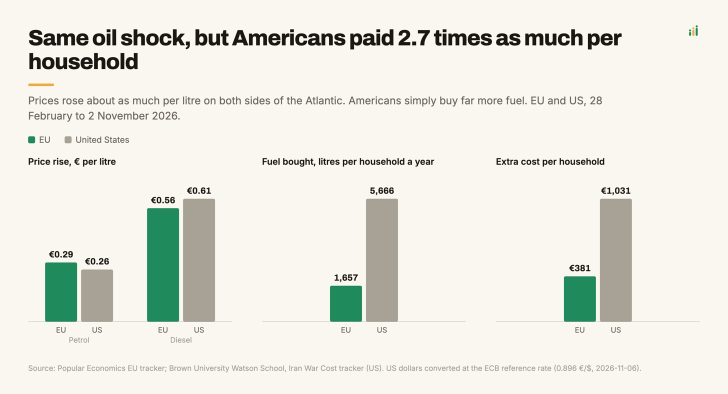
#> input picture iran-80bn/03_eu_vs_us.jpg, 1456 x 788 px (shown at 1/2 size)
$ python -i fetch_thumbs.py   (imports and definitions only)
#> lines starting #> are read from the running program, lines starting #| are printed output that depends on the picture
#> further down, picture is the input picture: PIL image 1456x788 RGB; mean R, G, B 233.1, 233.1, 224.7
#!/usr/bin/env python3
"""Download a thumbnail for every media item that has a `url` but no `thumb`.

YouTube -> the video thumbnail; Spotify -> the episode artwork (oEmbed);
anything else -> the page's og:image / twitter:image. Images are centre-cropped
to 16:9, saved as site/public/media/thumbs/<slug>.jpg, and `thumb:` is written
into the item's front matter. Items with no image keep the green outlet card.

    python3 scripts/fetch_thumbs.py            # only items without a thumb
    python3 scripts/fetch_thumbs.py --force    # refetch all
"""
import html, io, json, pathlib, re, sys, urllib.parse, urllib.request
from PIL import Image

ROOT = pathlib.Path(__file__).resolve().parent.parent
MEDIA = ROOT / "site/src/content/media"
OUT = ROOT / "site/public/media/thumbs"
UA = "Mozilla/5.0 (Macintosh; Intel Mac OS X 10_15_7) AppleWebKit/537.36 (KHTML, like Gecko) Chrome/130.0 Safari/537.36"


# [39 lines left out: functions get, image_url, to_16x9, not called in this run]


def cover(im: Image.Image) -> Image.Image:
    w, h = im.size
#> w = 1456; h = 788
    if w / h > 16 / 9:
        nw = int(h * 16 / 9); im = im.crop(((w - nw) // 2, 0, (w - nw) // 2 + nw, h))
#> after `nw = int(h * 16 / 9)`: nw = 1400
#> after `im = im.crop(((w - nw) // 2, 0, (w - nw) // 2 + nw, h))`:
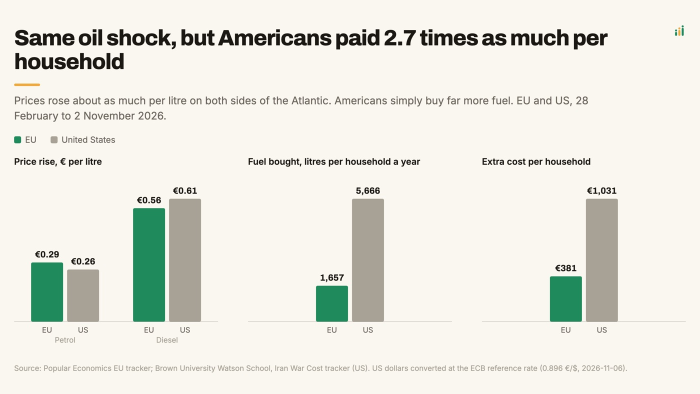
#> im: PIL image 1400x788 RGB (shown at 1/2 size); mean R, G, B 232.4, 232.5, 224.1
    else:
        nh = int(w * 9 / 16); im = im.crop((0, (h - nh) // 2, w, (h - nh) // 2 + nh))
    return im.resize((640, 360), Image.LANCZOS)
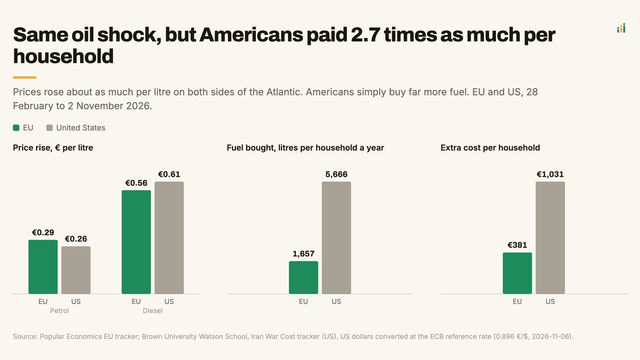
#> returned value: PIL image 640x360 RGB; mean R, G, B 232.3, 232.4, 224.1


# [20 lines left out: function main, not called in this run]


# [2 lines not run here, left out]

>>> from PIL import Image
>>> picture = Image.open('../iran-80bn/03_eu_vs_us.jpg')
>>> result = cover(picture)

$ run again, on iran-80bn/07_cost_share_gdp.jpg
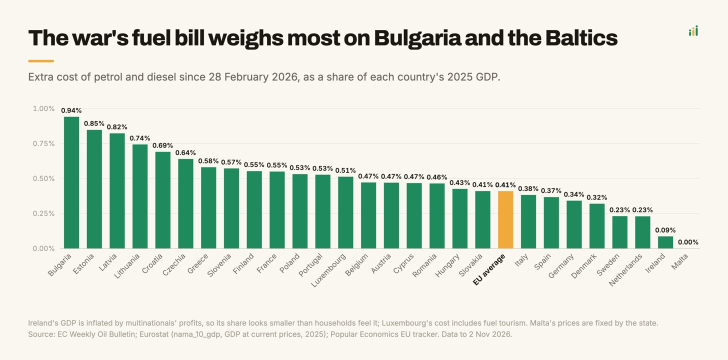
#> input picture iran-80bn/07_cost_share_gdp.jpg, 1456 x 720 px (shown at 1/2 size)
#> picture is the input picture: PIL image 1456x720 RGB; mean R, G, B 219.5, 227.9, 216.5
#> in cover, `im = im.crop(((w - nw) // 2, 0, (w - nw) // 2 + nw, h))`:
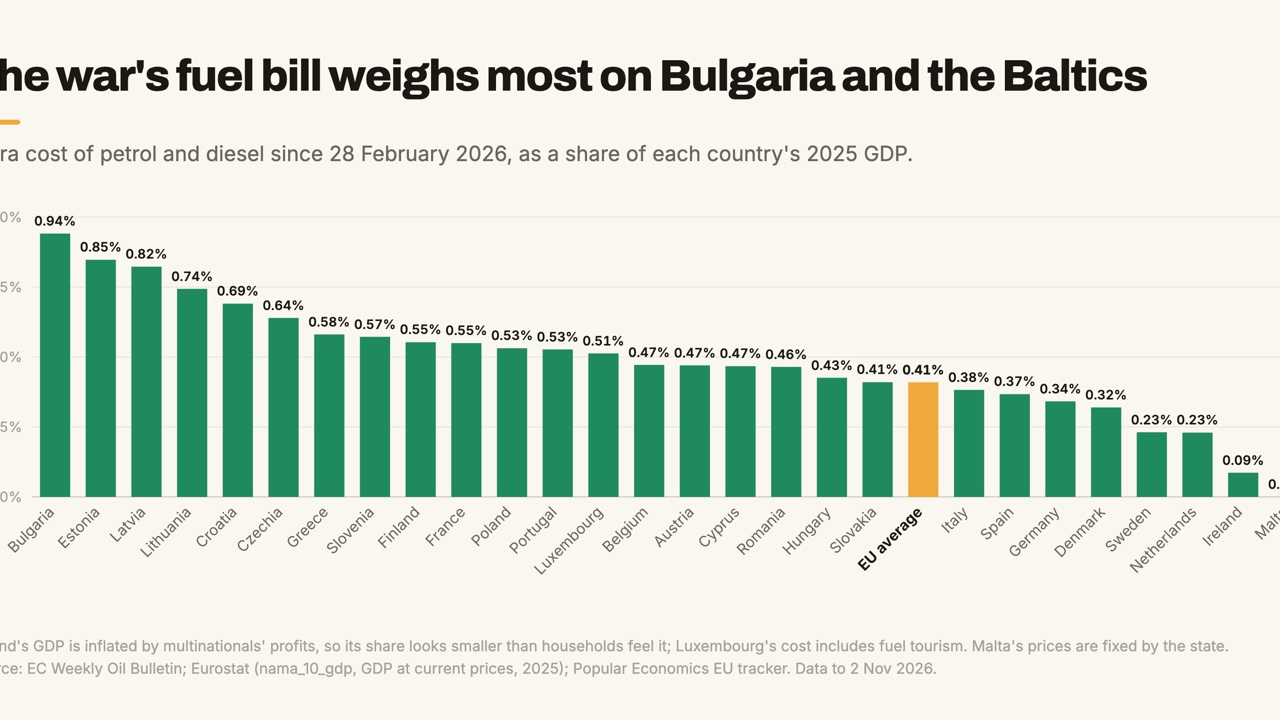
#> im: PIL image 1280x720 RGB; mean R, G, B 215.6, 225.6, 213.5
#> in cover, `return im.resize((640, 360), Image.LANCZOS)`:
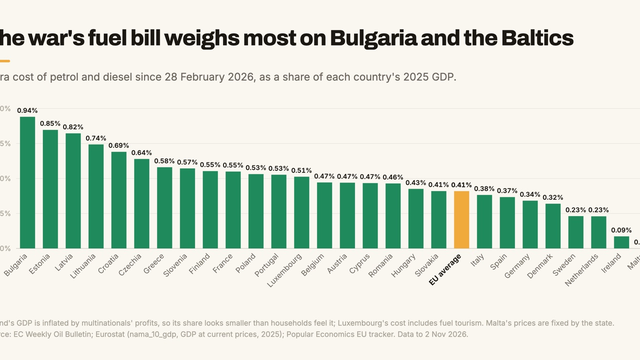
#> returned value: PIL image 640x360 RGB; mean R, G, B 215.4, 225.4, 213.5

$ run again, on iran-80bn/08_brent_timeline.jpg
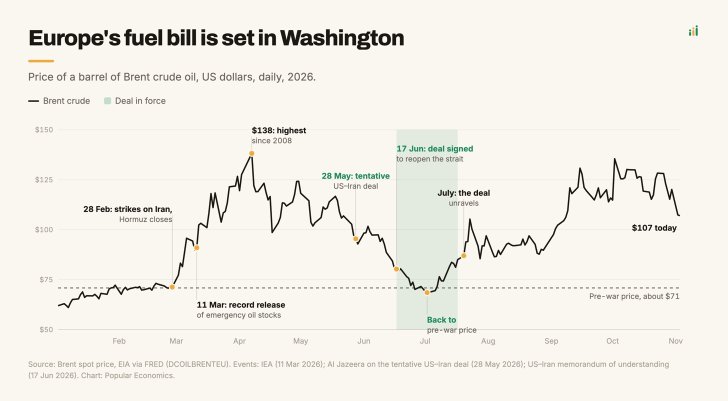
#> input picture iran-80bn/08_brent_timeline.jpg, 1456 x 802 px (shown at 1/2 size)
#> picture is the input picture: PIL image 1456x802 RGB; mean R, G, B 242.3, 239.8, 232.6
#> in cover, `im = im.crop(((w - nw) // 2, 0, (w - nw) // 2 + nw, h))`:
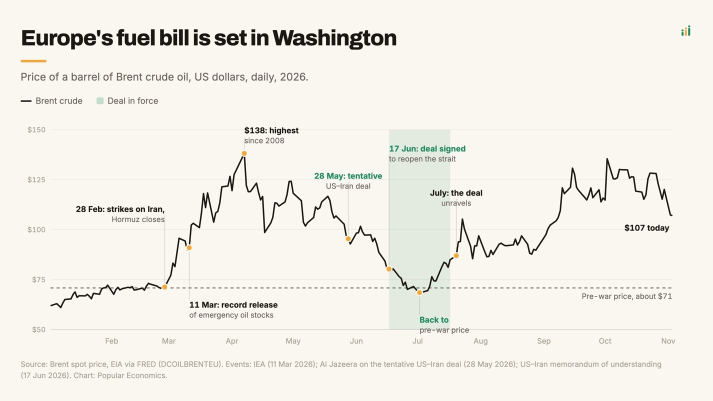
#> im: PIL image 1425x802 RGB (shown at 1/2 size); mean R, G, B 242.1, 239.7, 232.4
#> in cover, `return im.resize((640, 360), Image.LANCZOS)`:
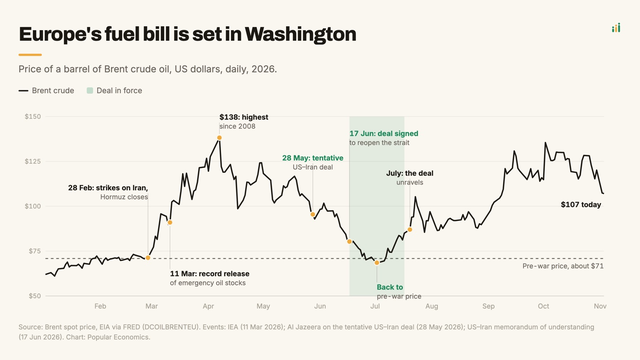
#> returned value: PIL image 640x360 RGB; mean R, G, B 242, 239.6, 232.4

$ run again, on iran-80bn/10_diesel_tax_by_country.jpg
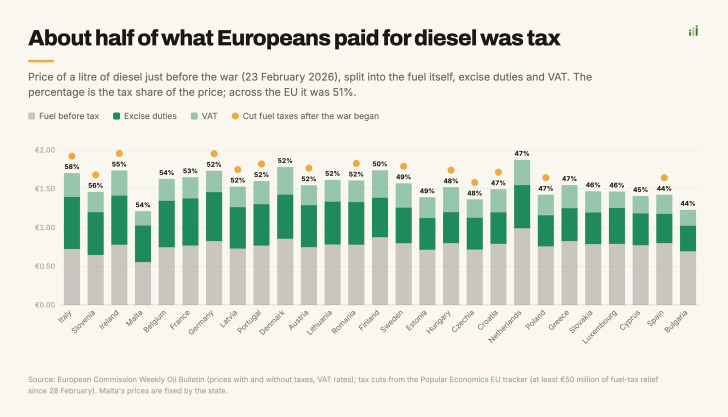
#> input picture iran-80bn/10_diesel_tax_by_country.jpg, 1456 x 833 px (shown at 1/2 size)
#> picture is the input picture: PIL image 1456x833 RGB; mean R, G, B 224.5, 228.9, 219
#> in cover, `im = im.crop((0, (h - nh) // 2, w, (h - nh) // 2 + nh))`:
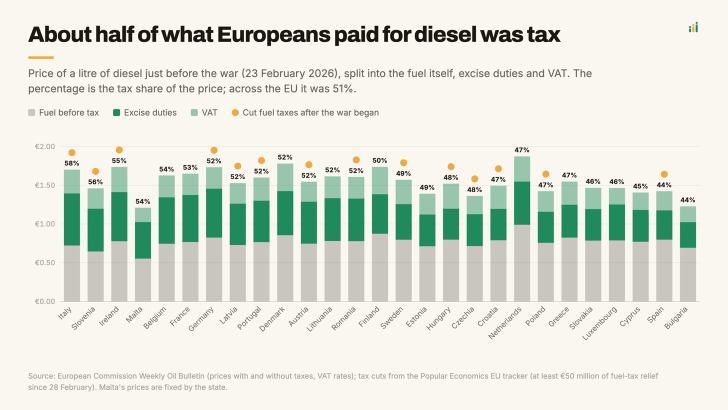
#> im: PIL image 1456x819 RGB (shown at 1/2 size); mean R, G, B 224, 228.6, 218.6
#> in cover, `return im.resize((640, 360), Image.LANCZOS)`:
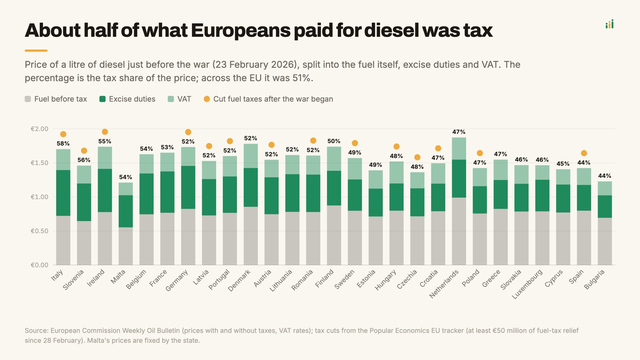
#> returned value: PIL image 640x360 RGB; mean R, G, B 223.9, 228.5, 218.6
